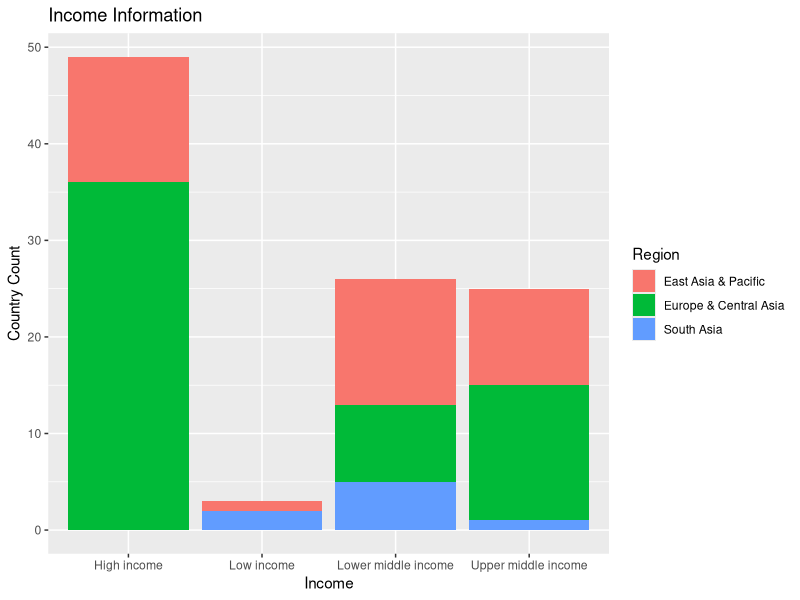

R code for this plot:
library(ggplot2)
library(dplyr)

# read .csv data
country <- read.csv("../processed_data/country.csv", stringsAsFactors = FALSE)

# See the number of countrie with different level of income
high_income <- country %>%
  filter(Income.Group == "High income") %>%
  nrow()
low_income <- country %>%
  filter(Income.Group == "Low income") %>%
  nrow()
upper_middle_income <- country %>%
  filter(Income.Group == "Upper middle income") %>%
  nrow()
lower_middle_income <- country %>%
  filter(Income.Group == "Lower middle income") %>%
  nrow()

# Draw the bar plot of the the income information
plot <- ggplot(data = country) +
  geom_bar(mapping = aes(x = Income.Group, fill = Region)) +
  labs(title = "Income Information", x = "Income", y = "Country Count")
ggsave(plot, file = "income.png", scale = 1.5)
